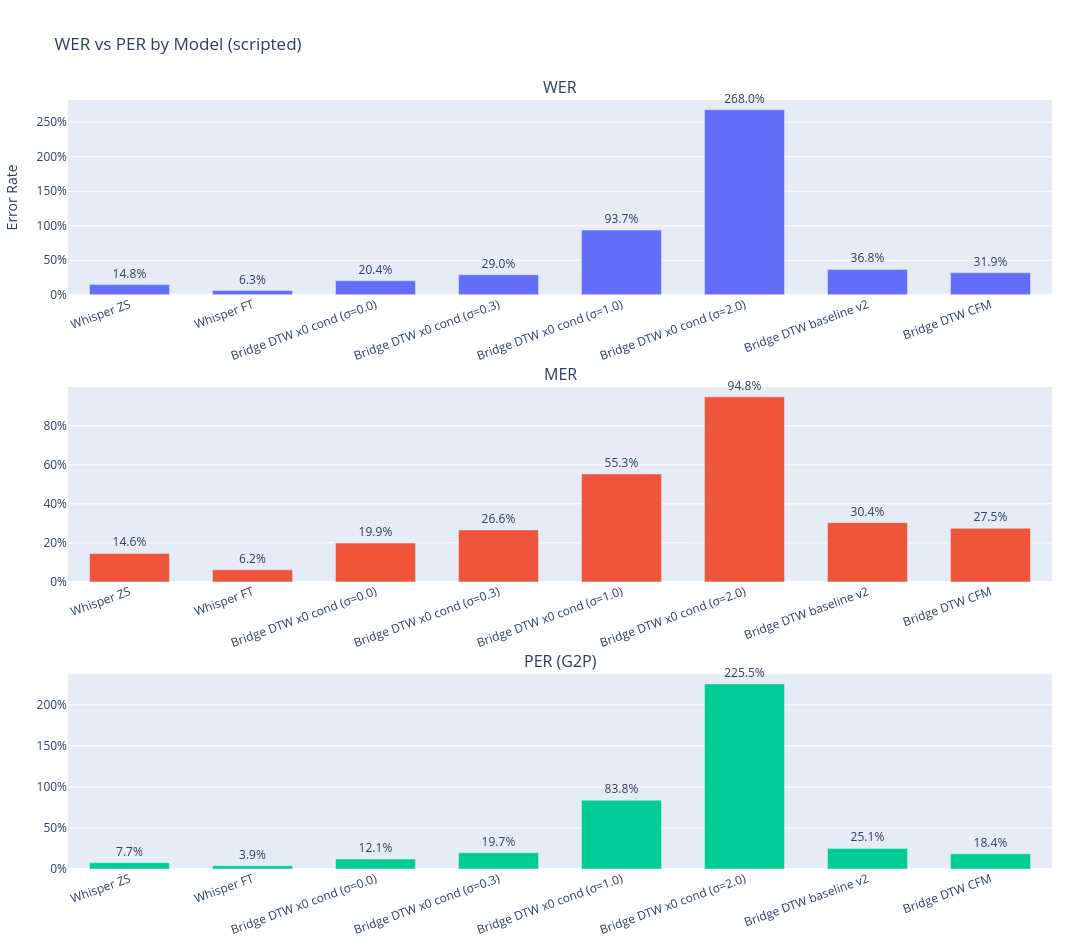

The cell this chart's notebook holds for it:
### Code cell
from plotly.subplots import make_subplots


def plot_summary_bars(domain: str | None = None):
    """Plot WER/PER bars for domain (None = all data)."""
    sub = get_summary_table(domain)
    if sub.empty:
        return

    domain_str = f" ({domain})" if domain else " (All Data)"

    fig = make_subplots(
        rows=3, cols=1,
        subplot_titles=("WER", "MER", "PER (G2P)"),
        vertical_spacing=0.12,
    )

    x = sub["Model"].tolist()

    for row, col_name, label in [
        (1, "WER", "WER"),
        (2, "MER", "MER"),
        (3, "PER (G2P)", "PER (G2P)"),
    ]:
        vals = sub[col_name]
        if col_name == "PER (G2P)" and not vals.notna().any():
            continue

        fig.add_trace(
            go.Bar(
                name=label,
                x=x,
                y=vals.tolist(),
                text=[f"{v:.1%}" if pd.notna(v) else "" for v in vals],
                textposition="outside",
                showlegend=False,
                cliponaxis=False,
            ),
            row=row, col=1
        )

    fig.update_yaxes(title_text="Error Rate", tickformat=".0%", row=1, col=1)
    fig.update_yaxes(tickformat=".0%", row=2, col=1)
    fig.update_yaxes(tickformat=".0%", row=3, col=1)

    fig.update_xaxes(tickangle=-20, automargin=True)

    fig.update_layout(
        title=f"WER vs PER by Model{domain_str}",
        height=950,
        width=1200,
        margin=dict(t=100, b=80, l=60, r=40),
        bargap=0.35,
    )
    fig.show()

domain = "scripted"
plot_summary_bars(domain)

### Figure 1 — Plotly figure (JSON) as saved in the notebook; plotly's stock layout.template omitted (floating-point values rounded to 4 significant figures)
{"data": [{"cliponaxis": false, "name": "WER", "showlegend": false, "text": ["14.8%", "6.3%", "20.4%", "29.0%", "93.7%", "268.0%", "36.8%", "31.9%"], "textposition": "outside", "type": "bar", "x": ["Whisper ZS", "Whisper FT", "Bridge DTW x0 cond (σ=0.0)", "Bridge DTW x0 cond (σ=0.3)", "Bridge DTW x0 cond (σ=1.0)", "Bridge DTW x0 cond (σ=2.0)", "Bridge DTW baseline v2", "Bridge DTW CFM"], "xaxis": "x", "y": [0.1477, 0.06254, 0.2036, 0.2905, 0.9371, 2.68, 0.3682, 0.3189], "yaxis": "y"}, {"cliponaxis": false, "name": "MER", "showlegend": false, "text": ["14.6%", "6.2%", "19.9%", "26.6%", "55.3%", "94.8%", "30.4%", "27.5%"], "textposition": "outside", "type": "bar", "x": ["Whisper ZS", "Whisper FT", "Bridge DTW x0 cond (σ=0.0)", "Bridge DTW x0 cond (σ=0.3)", "Bridge DTW x0 cond (σ=1.0)", "Bridge DTW x0 cond (σ=2.0)", "Bridge DTW baseline v2", "Bridge DTW CFM"], "xaxis": "x2", "y": [0.1456, 0.06213, 0.1989, 0.2662, 0.5527, 0.9481, 0.3036, 0.2745], "yaxis": "y2"}, {"cliponaxis": false, "name": "PER (G2P)", "showlegend": false, "text": ["7.7%", "3.9%", "12.1%", "19.7%", "83.8%", "225.5%", "25.1%", "18.4%"], "textposition": "outside", "type": "bar", "x": ["Whisper ZS", "Whisper FT", "Bridge DTW x0 cond (σ=0.0)", "Bridge DTW x0 cond (σ=0.3)", "Bridge DTW x0 cond (σ=1.0)", "Bridge DTW x0 cond (σ=2.0)", "Bridge DTW baseline v2", "Bridge DTW CFM"], "xaxis": "x3", "y": [0.07657, 0.0389, 0.1206, 0.1975, 0.838, 2.255, 0.2508, 0.1843], "yaxis": "y3"}], "layout": {"annotations": [{"font": {"size": 16}, "showarrow": false, "text": "WER", "x": 0.5, "xanchor": "center", "xref": "paper", "y": 1, "yanchor": "bottom", "yref": "paper"}, {"font": {"size": 16}, "showarrow": false, "text": "MER", "x": 0.5, "xanchor": "center", "xref": "paper", "y": 0.6267, "yanchor": "bottom", "yref": "paper"}, {"font": {"size": 16}, "showarrow": false, "text": "PER (G2P)", "x": 0.5, "xanchor": "center", "xref": "paper", "y": 0.2533, "yanchor": "bottom", "yref": "paper"}], "bargap": 0.35, "height": 950, "margin": {"b": 80, "l": 60, "r": 40, "t": 100}, "title": {"text": "WER vs PER by Model (scripted)"}, "width": 1200, "xaxis": {"anchor": "y", "automargin": true, "domain": [0, 1], "tickangle": -20}, "xaxis2": {"anchor": "y2", "automargin": true, "domain": [0, 1], "tickangle": -20}, "xaxis3": {"anchor": "y3", "automargin": true, "domain": [0, 1], "tickangle": -20}, "yaxis": {"anchor": "x", "domain": [0.7467, 1], "tickformat": ".0%", "title": {"text": "Error Rate"}}, "yaxis2": {"anchor": "x2", "domain": [0.3733, 0.6267], "tickformat": ".0%"}, "yaxis3": {"anchor": "x3", "domain": [0, 0.2533], "tickformat": ".0%"}}}
